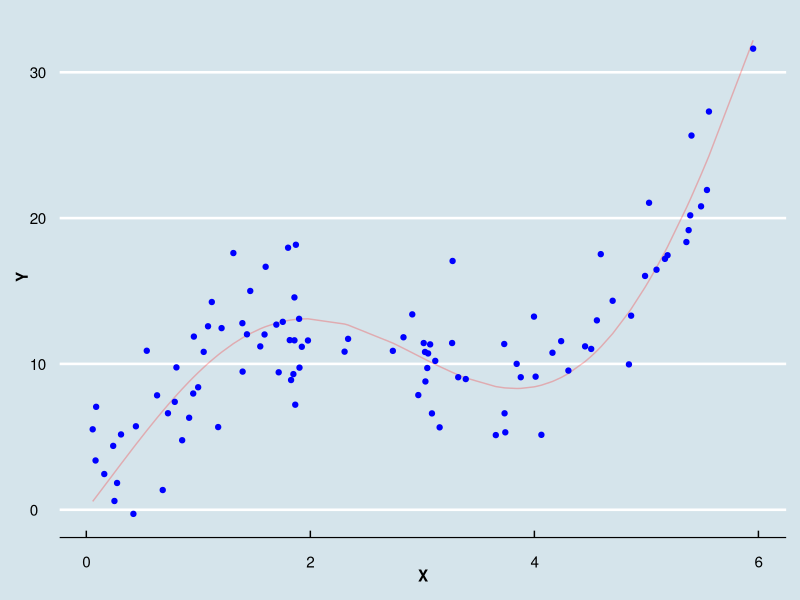
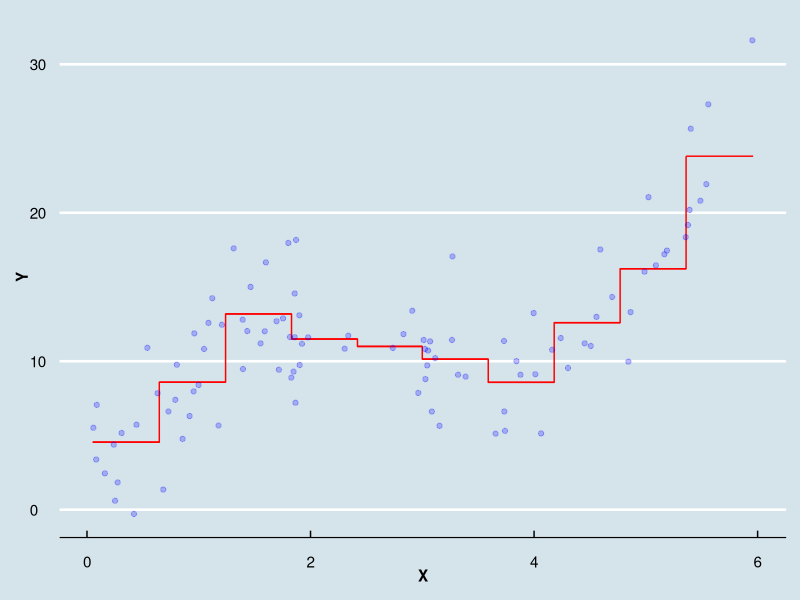
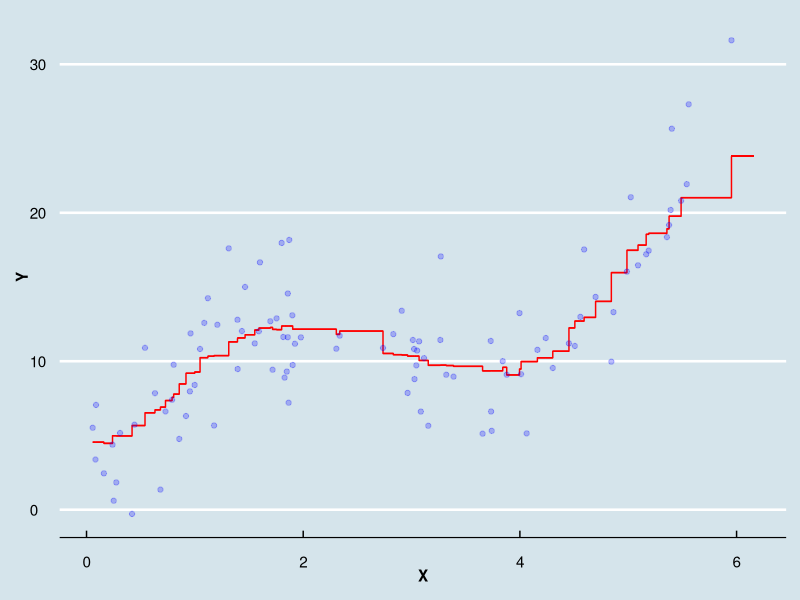
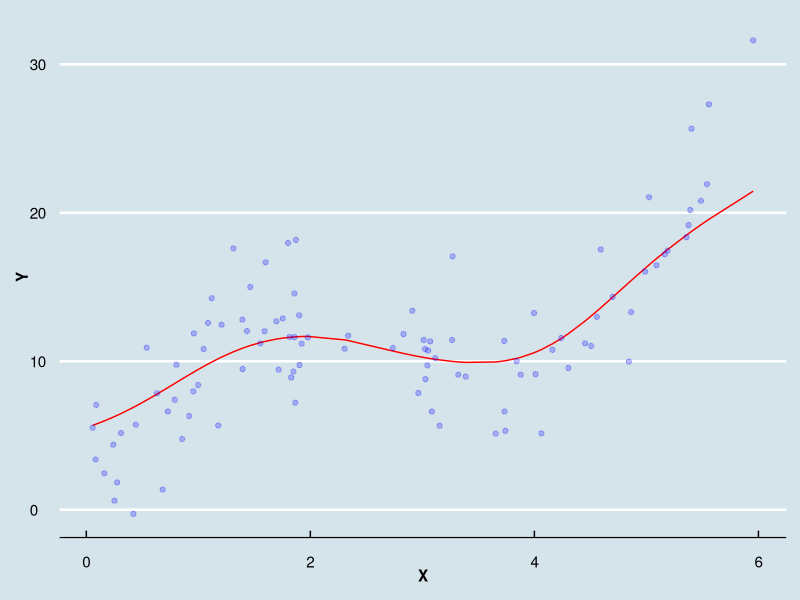

Source code (R) for these figures, in order: (Note: this script raises an error after producing the figures.)
## ---- chunk 1
knitr::opts_chunk$set(echo = TRUE)
library(tidyverse)
library(magrittr)
library(locfit)
library(ggrepel)
library(gridExtra)
library(FNN)
## ---- chunk 2
r <- function(x){10 * sin(x) + x^2}
set.seed(1234)
x <- runif(n <- 100, 0, 6)
epsilon <- rnorm(100, 0, 3)
y <- r(x) + epsilon
as_tibble(cbind(x, y)) %>%
   ggplot() +
   geom_line(aes(x, y=r(x)), col="red", alpha=0.25) +
   geom_point(aes(x,y), color="blue") +
   labs(x="X", y="Y") +
   ggthemes::theme_economist() +
   theme(axis.title=element_text(face="bold"))
## ---- chunk 3
m <- 10
B_j <- NULL 
for (i in 1:m) {
   B_j <- c(B_j,
            rep(as.numeric(names(table(cut(sort(x), m, labels=1:m))))[i],
                as.numeric(table(cut(sort(x), m, labels=1:m)))[i]))
   }
as_tibble(cbind(x, y)) %>%
   arrange(x) %>%
   mutate(B_j = B_j) %>%
   group_by(B_j) %>%
   summarise(k_j = n(), r_n = sum(y/k_j)) %>%
   bind_cols(
      as_tibble(levels(cut(sort(x), m))) %>%
      separate(value, into=c("A", "B"), sep=",") %>%
      transmute(x_min = as.numeric(gsub("(", "", A, fixed=TRUE)),
                x_max = as.numeric(gsub("]", "", B, fixed=TRUE)))
   ) %>%
   ggplot() +
   geom_segment(aes(x=x_min, xend=x_max, y=r_n, yend=r_n), color="red") +
   geom_step(aes(x=x_min, y=r_n), color="red") +
   geom_point(data=as_tibble(cbind(x, y)), aes(x,y), color="blue", alpha=0.25) +
   labs(x="X", y="Y") +
   ggthemes::theme_economist() +
   theme(axis.title=element_text(face="bold"))
## ---- chunk 4
h <- (max(x) - min(x)) / m
# Calcula las distancias entre todos los valores de X
distancias <- as.matrix(dist(sort(x), diag=TRUE, upper=TRUE))
# Asigna TRUE a aquellas distances que sean menores que h
distancias <- distancias <= h
# Sumamos con filas para obetener los n_x
n_x <- rowSums(distancias)
names(n_x) <- NULL
# Construimos la matriz L
L <- distancias * (1/n_x)
# Ordenamos y en función de x
y_ordered <- as_tibble(cbind(x, y)) %>% arrange(x)
# Calculamos r_n
r_n <- L %*% as.numeric(y_ordered$y)
# Graficamos
y_ordered %>%
   mutate(r_n = r_n) %>%
   ggplot() + 
   geom_step(aes(x, r_n), col="red", na.rm=TRUE) +
   geom_segment(aes(x=x, xend=lead(x), y=r_n, yend=r_n), col="red", na.rm=TRUE) +
   geom_segment(aes(x=max(x), xend=max(x)+.2, y=r_n[length(r_n)], yend=r_n[length(r_n)]),
                col="red", na.rm=TRUE) +
   geom_point(aes(x,y), col="blue", alpha=0.25)  +
   labs(x='X', y='Y') +
   ggthemes::theme_economist() +
   theme(axis.title=element_text(face="bold"))
## ---- chunk 5
h <- (max(x) - min(x)) / m
x_rep <- NULL
indices <- NULL
for (i in 1:length(x)) {
   x_rep <- c(x_rep, rep(x[i], length(x)))
   indices <- c(indices, rep(i, length(x)))
}
denominadores <- cbind(indices, x_rep, x) %>%
   as_tibble() %>%
   rename(x_j = x, x = x_rep, indice = indices) %>%
   mutate(kernel = dnorm(x=((x - x_j)/h))) %>%
   group_by(indice) %>%
   summarise(denom = sum(kernel))
elles <- dnorm(as.matrix(dist(x)) / h) * (1/as.numeric(denominadores$denom))
r_n <- as.numeric(elles %*% y)
tibble(x=x, y=y, r_n=r_n) %>%
   ggplot() +
   geom_line(aes(x, r_n), col="red") +
   geom_point(aes(x, y), col="blue", alpha=0.25) +
   labs(x="X", y="Y") +
   ggthemes::theme_economist() +
   theme(axis.title=element_text(face="bold"))
## ---- chunk 6
library(FNN)
as_tibble(x, y) %>%
   rename(x = value) %>%
   mutate(k_3 = knn.reg(train=x, y=y, k=3)$pred,
          k_10 = knn.reg(train=x, y=y, k=10)$pred,
          k_20 = knn.reg(train=x, y=y, k=20)$pred) %>%
   gather(key=key, value=predicteds, -x) %>%
   mutate(key = gsub("_", " = ", key)) %>%
   ggplot() +
   geom_line(aes(x, predicteds, color=key)) +
   geom_point(data=tibble(x, y), aes(x, y), col="blue", alpha=0.25) +
   scale_color_manual(values=c("red","darkgreen","orange"), 
                      breaks=c("k = 3", "k = 10", "k = 20")) +
   labs(x="X", y="Y") +
   ggthemes::theme_economist() +
   theme(axis.title=element_text(face="bold"),
         legend.position="bottom",
         legend.title=element_blank(),
         legend.spacing.x=unit(0.5, "cm"))
## ---- chunk 7
kas <- seq(1, n-1, 1)
r2pred <- NULL
press <- NULL
for (i in 1:length(kas)) {
   r2pred <- c(r2pred, knn.reg(train=x, y=y, k=i)$R2Pred)
   press <- c(press, knn.reg(train=x, y=y, k=i)$PRESS)
}
facets <- c('press'='Sums of squares \n of the predicted residuals', 
            'r2pred'='Predicted R-square')
optimal_k <- tibble(kas = kas, r2pred = r2pred, press = press)
gather(optimal_k, key=key, value=value, -kas) %>%
   ggplot() +
   geom_line(aes(kas, value, color=key)) +
   geom_point(data=tibble(
      x = rep(kas[which.max(optimal_k$r2pred)], 2),
      y = c(max(optimal_k$r2pred), min(optimal_k$press)),
      key = c("r2pred", "press")), aes(x, y, color=key)) +
   facet_wrap(~key, scales="free_y", labeller = as_labeller(facets)) +
   labs(x='k')  +
   ggthemes::theme_economist() +
   theme(legend.position='none',
         axis.title.y= element_blank(),
         axis.title=element_text(face="bold"))
## ---- chunk 8
as_tibble(x, y) %>%
   ggplot() +
   geom_line(aes(x, knn.reg(train=x, y=y, k=9)$pred), color="red") +
   geom_point(data=tibble(x, y), aes(x, y), col="blue", alpha=0.25) +
   labs(x="X", y="Y") +
   ggthemes::theme_economist() +
   theme(axis.title=element_text(face="bold"))
## ---- chunk 9
local_poly <- loess(y ~ x, tibble(x, y), degree=2, family="gaussian", span=0.75)
tibble(x, y, local_poly$fitted) %>%
   ggplot() +
   geom_line(aes(x, local_poly$fitted), col="red") +
   geom_point(aes(x, y), color="blue", alpha=0.25) +
   labs(x='X', y='Y') +
   ggthemes::theme_economist() +
   theme(axis.title=element_text(face="bold"))
## ---- chunk 10
# CMB data from WMAP probe
# first column is wavenumber (x variable)
# second column is the estimated specturm
# third column is estimated standard deviation
cmb <- read_csv("cmb.csv")
n <- dim(filter(cmb, ell <= 401))[1]
filter(cmb, ell <=401) %>%
   ggplot() +
   geom_point(aes(ell, Cl), col="blue") +
   ggthemes::theme_economist() +
   theme(axis.title=element_text(face = "bold"))
## ---- chunk 11
cmb <- select(cmb, ell, Cl) %>% rename(x = ell, y = Cl) %>% filter(x <= 401)
x <- cmb$x; y <- cmb$y; m <- 10
B_j <- NULL 
for (i in 1:m) {
   B_j <- c(B_j,
            rep(as.numeric(names(table(cut(sort(x), m, labels=1:m))))[i],
                as.numeric(table(cut(sort(x), m, labels=1:m)))[i]))
   }
as_tibble(cbind(x, y)) %>%
   arrange(x) %>%
   mutate(B_j = B_j) %>%
   group_by(B_j) %>%
   summarise(k_j = n(), r_n = sum(y/k_j)) %>%
   bind_cols(as_tibble(levels(cut(sort(x), m))) %>%
             separate(value, into=c("A", "B"), sep=",") %>%
             transmute(x_min = as.numeric(gsub("(", "", A, fixed=TRUE)),
                       x_max = as.numeric(gsub("]", "", B, fixed=TRUE)))) %>%
   ggplot() +
   geom_point(data=as_tibble(cbind(x, y)), aes(x,y), color="blue", alpha=0.25) +
   geom_segment(aes(x=x_min, xend=x_max, y=r_n, yend=r_n), color="red") +
   geom_step(aes(x=x_min, y=r_n), color="red") +
   labs(x="ell", y="Cl") +
   ggthemes::theme_economist() +
   theme(axis.title=element_text(face="bold"))
## ---- chunk 12
h <- (max(x) - min(x)) / m
distancias <- as.matrix(dist(sort(x), diag=TRUE, upper=TRUE))
distancias <- distancias <= h
n_x <- rowSums(distancias)
names(n_x) <- NULL
L <- distancias * (1/n_x)
y_ordered <- as_tibble(cbind(x, y)) %>% arrange(x)
r_n <- L %*% as.numeric(y_ordered$y)
y_ordered %>%
   mutate(r_n = r_n) %>%
   ggplot() + 
   geom_point(aes(x,y), col="blue", alpha=0.25) +
   geom_step(aes(x, r_n), col="red", na.rm=TRUE) +
   geom_segment(aes(x=x, xend=lead(x), y=r_n, yend=r_n), col="red", na.rm=TRUE) +
   geom_segment(aes(x=max(x), xend=max(x)+.2, y=r_n[length(r_n)], yend=r_n[length(r_n)]),
                col="red", na.rm=TRUE) +
   labs(x='ell', y='Cl') +
   ggthemes::theme_economist() +
   theme(axis.title=element_text(face="bold"))
## ---- chunk 13
h <- (max(x) - min(x)) / m
x_rep <- NULL
indices <- NULL
for (i in 1:length(x)) {
   x_rep <- c(x_rep, rep(x[i], length(x)))
   indices <- c(indices, rep(i, length(x)))
}
denominadores <- cbind(indices, x_rep, x) %>%
   as_tibble() %>%
   rename(x_j = x, x = x_rep, indice = indices) %>%
   mutate(kernel = dnorm(x=((x - x_j)/h))) %>%
   group_by(indice) %>%
   summarise(denom = sum(kernel))
elles <- dnorm(as.matrix(dist(x)) / h) * (1/as.numeric(denominadores$denom))
r_n <- as.numeric(elles %*% y)
tibble(x=x, y=y, r_n=r_n) %>%
   ggplot() +
   geom_point(aes(x, y), col="blue", alpha=0.25) +
   geom_line(aes(x, r_n), col="red") +
   labs(x="ell", y="Cl") +
   ggthemes::theme_economist() +
   theme(axis.title=element_text(face="bold"))
## ---- chunk 14
kas <- seq(1, n-1, 1)
r2pred <- NULL
press <- NULL
for (i in 1:length(kas)) {
   r2pred <- c(r2pred, knn.reg(train=x, y=y, k=i)$R2Pred)
   press <- c(press, knn.reg(train=x, y=y, k=i)$PRESS)
}
facets <- c('press'='Sums of squares \n of the predicted residuals', 
            'r2pred'='Predicted R-square')
optimal_k <- tibble(kas = kas, r2pred = r2pred, press = press)
gather(optimal_k, key=key, value=value, -kas) %>%
   ggplot() +
   geom_line(aes(kas, value, color=key)) +
   geom_point(data=tibble(
      x = rep(kas[which.max(optimal_k$r2pred)], 2),
      y = c(max(optimal_k$r2pred), min(optimal_k$press)),
      key = c("r2pred", "press")), aes(x, y, color=key)) +
   facet_wrap(~key, scales="free_y", labeller = as_labeller(facets)) +
   labs(x='k')  +
   ggthemes::theme_economist() +
   theme(legend.position='none',
         axis.title.y= element_blank(),
         axis.title=element_text(face="bold"))
## ---- chunk 15
as_tibble(x, y) %>%
   ggplot() +
   geom_point(data=tibble(x, y), aes(x, y), col="blue", alpha=0.25) +
   geom_line(aes(x, knn.reg(train=x, y=y, k=36)$pred), color="red") +
   labs(x='ell', y='Cl') +
   ggthemes::theme_economist() +
   theme(axis.title=element_text(face="bold"))
## ---- chunk 16
local_poly <- loess(y ~ x, tibble(x, y), degree=2, family="gaussian", span=0.75)
tibble(x, y, local_poly$fitted) %>%
   ggplot() +
   geom_point(aes(x, y), color="blue", alpha=0.25) +
   geom_line(aes(x, local_poly$fitted), col="red") +
   labs(x='ell', y='Cl') +
   ggthemes::theme_economist() +
   theme(axis.title=element_text(face="bold"))
## ---- chunk 17
cmb <- read_csv("cmb.csv") %>% select(ell, Cl) %>% rename(x = ell, y = Cl)
n <- dim(cmb)[1]
x <- cmb$x
y <- cmb$y
cmb %>%
   ggplot() +
   geom_point(aes(x, y), col="blue", alpha=0.15) +
   labs(x="ell", y="Cl") +
   ggthemes::theme_economist() +
   theme(axis.title=element_text(face = "bold"))
## ---- chunk 18
local_poly <- loess(y ~ x, tibble(x, y), degree=2, family="gaussian", span=0.75)
tibble(x, y, r_n=local_poly$fitted) %>%
   ggplot() +
   geom_point(aes(x, y), color="blue", alpha=0.15) +
   geom_line(aes(x, r_n), col="red") +
   labs(x='ell', y='Cl') +
   ggthemes::theme_economist() +
   theme(axis.title=element_text(face="bold"))
## ---- chunk 19
z <- log(local_poly$residuals^2)
z_poly <- loess(z ~ x, tibble(x, z), degree=2, family="gaussian", span=0.75)
tibble(x, z, z_n=z_poly$fitted) %>%
   ggplot() +
   geom_point(aes(x, z), color="darkgreen", alpha=0.25) +
   geom_line(aes(x, z_n), col="magenta") +
   ggthemes::theme_economist() +
   theme(axis.title=element_text(face="bold")) +
   labs(x='X', y=expression(log(hat(epsilon)^2)))
## ---- chunk 20
c <- 3.33
sigma_gorro <- sqrt(exp(z_poly$fitted))
upper_band <- local_poly$fitted + c * sigma_gorro
lower_band <- local_poly$fitted - c * sigma_gorro
tibble(x, y, r_n=local_poly$fitted, lower_band, upper_band) %>%
   ggplot() +
   geom_point(aes(x, y), color="blue", alpha=0.05) +
   geom_line(aes(x, r_n), col="red") +
   geom_line(aes(x, lower_band), col = "red", linetype="dotted") +
   geom_line(aes(x, upper_band), col = "red", linetype="dotted") +
   labs(x='ell', y='Cl') +
   ggthemes::theme_economist() +
   theme(axis.title=element_text(face="bold")) +
   coord_cartesian(ylim=c(-10000,15000))
## ---- chunk 21
r <- function(x){sqrt(x*(1 - x)) * sin((2.1 * pi)/(x + 0.05))}
n <- 1000
i <- seq(1, n, 1)
x <- i/n
sigma <- c(1/10, 1, 3)
set.seed(1234)
y_01 <- r(x) + sigma[1] * rnorm(n)
y_1 <- r(x) + sigma[2] * rnorm(n)
y_3 <- r(x) + sigma[3] * rnorm(n)
tibble(x, y_01, y_1, y_3) %>%
   gather(key=ys, value=value, -x) %>%
   mutate(ys = if_else(ys == "y_01", "sigma == 0.1",
               if_else(ys == "y_1", "sigma == 1", "sigma == 3"))) %>%
   ggplot() +
   geom_point(aes(x, value), col="blue", alpha=0.25) +
   geom_line(aes(x, r(x)), col="red") +
   facet_wrap(~ys, scales="free_y", ncol=2, labeller="label_parsed") +
   labs(x="X", y="Y") +
   ggthemes::theme_economist() +
   theme(axis.title=element_text(face="bold"))
## ---- chunk 22
kas <- seq(1, 50, 1)
r2pred <- NULL
press <- NULL
y <- cbind(y_01, y_1, y_3)
for (j in 1:dim(y)[2]) {
   r2pred_a <- NULL
   press_a <- NULL
   for (i in 1:length(kas)) {
      r2pred_a <- c(r2pred_a, knn.reg(train=x, y=y[,j], k=i)$R2Pred)
      press_a <- c(press_a, knn.reg(train=x, y=y[,j], k=i)$PRESS)
   }
   r2pred <- cbind(r2pred, r2pred_a)
   press <- cbind(press, press_a)
}
colnames(r2pred) <- colnames(y)
colnames(press) <- colnames(y)
r2pred <- as_tibble(r2pred) %>%
   mutate(indicador = "r2pred", kas = kas) %>%
   gather(key=key, value=value, -c(indicador, kas))
optimal_r2pred <- r2pred %>%
   group_by(key) %>%
   summarise(ks_star=which.max(value),
             value=max(value)) %>%
   mutate(indicador = "r2pred")
press <- as_tibble(press) %>%
   mutate(indicador = "press", kas = kas) %>%
   gather(key=key, value=value, -c(indicador, kas))
optimal_press <- press %>%
   group_by(key) %>%
   summarise(ks_star=which.min(value),
             value=min(value)) %>%
   mutate(indicador = "press")
facets <- c('press'='Sums of squares \n of the predicted residuals', 
            'r2pred'='Predicted R-square')
bind_rows(press, r2pred) %>%
   ggplot() +
   geom_line(aes(kas, value, color=key)) +
   geom_point(data=bind_rows(optimal_r2pred, optimal_press),
              aes(ks_star, value, color=key)) +
   facet_wrap(~indicador, scales="free_y", labeller = as_labeller(facets)) +
   labs(x='k', color=NULL)  +
   scale_color_discrete(breaks=waiver(), labels=c(expression(sigma == 0.1), 
                                                  expression(sigma == 1), 
                                                  expression(sigma == 3))) +
   ggthemes::theme_economist() +
   theme(legend.position='bottom',
         axis.title.y=element_blank(),
         axis.title.x=element_text(face="bold"))
## ---- chunk 23
bind_cols(as_tibble(x), as_tibble(y)) %>%
   rename(x = value) %>%
   gather(key=key, value="ys", -x) %>%
   mutate(sigma = gsub("y_", "sigma_", key)) %>%
   dplyr::select(x, sigma, ys, -key) %>%
   group_by(sigma) %>%
   mutate(r_01 = knn.reg(train=x, y=ys, k=8)$pred,
          r_1 = knn.reg(train=x, y=ys, k=48)$pred,
          r_3 = knn.reg(train=x, y=ys, k=47)$pred) %>%
   ungroup() %>%
   gather(key=key, value="rs", -x, -sigma, -ys) %>%
   filter((sigma == "sigma_01" & key == "r_01") |
          (sigma == "sigma_1" & key == "r_1") | 
          (sigma == "sigma_3" & key == "r_3")) %>%
   mutate(sigma = if_else(sigma == "sigma_01", "sigma == 0.1",
                  if_else(sigma == "sigma_1", "sigma == 1", "sigma == 3"))) %>%
   dplyr::select(x, sigma, ys, rs, -key) %>%
   ggplot() +
   geom_point(aes(x, ys), col="blue", alpha=0.15) +
   geom_line(aes(x, rs), color="red") +
   facet_wrap(~sigma, scales="free_y", ncol=2, labeller="label_parsed") +
   labs(x="X", y="Y") +
   ggthemes::theme_economist() +
   theme(axis.title=element_text(face="bold"))
## ---- chunk 24
h <- 0.01
x_rep <- NULL
indices <- NULL
for (i in 1:length(x)) {
   x_rep <- c(x_rep, rep(x[i], length(x)))
   indices <- c(indices, rep(i, length(x)))
}
denominadores <- cbind(indices, x_rep, x) %>%
   as_tibble() %>%
   rename(x_j = x, x = x_rep, indice = indices) %>%
   mutate(kernel = dnorm(x=((x - x_j)/h))) %>%
   group_by(indice) %>%
   summarise(denom = sum(kernel))
elles <- dnorm(as.matrix(dist(x)) / h) * (1/as.numeric(denominadores$denom))
p1 <- tibble(x=x, y=y_01) %>%
   mutate(r_n = as.numeric(elles %*% y_01)) %>%
   ggplot() +
   geom_point(aes(x, y), col="blue", alpha=0.15) +
   geom_line(aes(x, r_n), col="red") +
   labs(x=NULL, y="Cl", title=expression(sigma == 0.01)) +
   ggthemes::theme_economist() +
   theme(axis.title=element_text(face="bold"),
         plot.title=element_text(hjust=0.5))
p2 <- tibble(x=x, y=y_1) %>%
   mutate(r_n = as.numeric(elles %*% y_1)) %>%
   ggplot() +
   geom_point(aes(x, y), col="blue", alpha=0.15) +
   geom_line(aes(x, r_n), col="red") +
   labs(x="ell", y=NULL, title=expression(sigma == 1)) +
   ggthemes::theme_economist() +
   theme(axis.title=element_text(face="bold"),
         plot.title=element_text(hjust=0.5))
p3 <- tibble(x=x, y=y_3) %>%
   mutate(r_n = as.numeric(elles %*% y_3)) %>%
   ggplot() +
   geom_point(aes(x, y), col="blue", alpha=0.15) +
   geom_line(aes(x, r_n), col="red") +
   labs(x="ell", y="Cl", title=expression(sigma == 3)) +
   ggthemes::theme_economist() +
   theme(axis.title=element_text(face="bold"),
         plot.title=element_text(hjust=0.5))
grid.arrange(p1, p2, p3, ncol = 2)
## ---- chunk 25
local_poly <- loess(y_01 ~ x, tibble(x, y_01), degree=1, family="gaussian", span=0.05)
p1 <- tibble(x, y_01, r_n=local_poly$fitted) %>%
   ggplot() +
   geom_point(aes(x, y_01), color="blue", alpha=0.15) +
   geom_line(aes(x, r_n), col="red") +
   labs(x='ell', y='Cl', title = expression(sigma == 0.1)) +
   ggthemes::theme_economist() +
   theme(axis.title=element_text(face="bold"),
         plot.title = element_text(hjust=0.5))
local_poly <- loess(y_1 ~ x, tibble(x, y_1), degree=1, family="gaussian", span=0.05)
p2 <- tibble(x, y_1, r_n=local_poly$fitted) %>%
   ggplot() +
   geom_point(aes(x, y_1), color="blue", alpha=0.15) +
   geom_line(aes(x, r_n), col="red") +
   labs(x='ell', y='Cl', title = expression(sigma == 1)) +
   ggthemes::theme_economist() +
   theme(axis.title=element_text(face="bold"),
         plot.title = element_text(hjust=0.5))
local_poly <- loess(y_3 ~ x, tibble(x, y_3), degree=1, family="gaussian", span=0.05)
p3 <- tibble(x, y_3, r_n=local_poly$fitted) %>%
   ggplot() +
   geom_point(aes(x, y_3), color="blue", alpha=0.15) +
   geom_line(aes(x, r_n), col="red") +
   labs(x='ell', y='Cl', title = expression(sigma == 3)) +
   ggthemes::theme_economist() +
   theme(axis.title=element_text(face="bold"),
         plot.title = element_text(hjust=0.5))
grid.arrange(p1, p2, p3, ncol=2)
